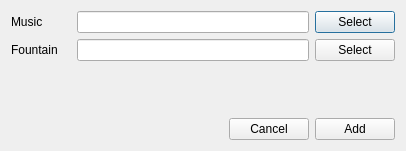
<?xml version="1.0" encoding="UTF-8"?>
<ui version="4.0">
 <class>AddToPlaylistDialog</class>
 <widget class="QDialog" name="AddToPlaylistDialog">
  <property name="geometry">
   <rect>
    <x>0</x>
    <y>0</y>
    <width>406</width>
    <height>151</height>
   </rect>
  </property>
  <property name="windowTitle">
   <string>Dialog</string>
  </property>
  <layout class="QVBoxLayout" name="verticalLayout">
   <item>
    <layout class="QHBoxLayout" name="horizontalLayout_2">
     <item>
      <widget class="QLabel" name="musicLabel">
       <property name="minimumSize">
        <size>
         <width>60</width>
         <height>0</height>
        </size>
       </property>
       <property name="text">
        <string>Music </string>
       </property>
      </widget>
     </item>
     <item>
      <widget class="QLineEdit" name="musicLineEdit"/>
     </item>
     <item>
      <widget class="QPushButton" name="selectMusicButton">
       <property name="text">
        <string>Select</string>
       </property>
      </widget>
     </item>
    </layout>
   </item>
   <item>
    <layout class="QHBoxLayout" name="horizontalLayout">
     <item>
      <widget class="QLabel" name="label_2">
       <property name="minimumSize">
        <size>
         <width>60</width>
         <height>0</height>
        </size>
       </property>
       <property name="text">
        <string>Fountain </string>
       </property>
      </widget>
     </item>
     <item>
      <widget class="QLineEdit" name="fountainLineEdit"/>
     </item>
     <item>
      <widget class="QPushButton" name="selectFountainButton">
       <property name="text">
        <string>Select</string>
       </property>
      </widget>
     </item>
    </layout>
   </item>
   <item>
    <spacer name="verticalSpacer">
     <property name="orientation">
      <enum>Qt::Vertical</enum>
     </property>
     <property name="sizeHint" stdset="0">
      <size>
       <width>20</width>
       <height>40</height>
      </size>
     </property>
    </spacer>
   </item>
   <item>
    <layout class="QHBoxLayout" name="horizontalLayout_3">
     <item>
      <spacer name="horizontalSpacer">
       <property name="orientation">
        <enum>Qt::Horizontal</enum>
       </property>
       <property name="sizeHint" stdset="0">
        <size>
         <width>40</width>
         <height>20</height>
        </size>
       </property>
      </spacer>
     </item>
     <item>
      <widget class="QPushButton" name="cancelButton">
       <property name="minimumSize">
        <size>
         <width>60</width>
         <height>0</height>
        </size>
       </property>
       <property name="text">
        <string>Cancel</string>
       </property>
      </widget>
     </item>
     <item>
      <widget class="QPushButton" name="addButton">
       <property name="minimumSize">
        <size>
         <width>60</width>
         <height>0</height>
        </size>
       </property>
       <property name="text">
        <string>Add</string>
       </property>
      </widget>
     </item>
    </layout>
   </item>
  </layout>
 </widget>
 <resources/>
 <connections/>
</ui>
